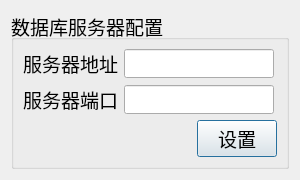
<?xml version="1.0" encoding="UTF-8"?>
<ui version="4.0">
 <class>settingDBServer</class>
 <widget class="QDialog" name="settingDBServer">
  <property name="geometry">
   <rect>
    <x>0</x>
    <y>0</y>
    <width>300</width>
    <height>180</height>
   </rect>
  </property>
  <property name="minimumSize">
   <size>
    <width>300</width>
    <height>180</height>
   </size>
  </property>
  <property name="maximumSize">
   <size>
    <width>300</width>
    <height>180</height>
   </size>
  </property>
  <property name="windowTitle">
   <string>数据库服务器配置 - Teaching Room</string>
  </property>
  <property name="windowIcon">
   <iconset resource="icons.qrc">
    <normaloff>:/appFace/systray</normaloff>:/appFace/systray</iconset>
  </property>
  <layout class="QGridLayout" name="gridLayout">
   <item row="0" column="0">
    <widget class="QGroupBox" name="groupBox">
     <property name="font">
      <font>
       <pointsize>14</pointsize>
      </font>
     </property>
     <property name="title">
      <string>数据库服务器配置</string>
     </property>
     <layout class="QGridLayout" name="gridLayout_2">
      <item row="0" column="0">
       <layout class="QVBoxLayout" name="verticalLayout">
        <item>
         <spacer name="verticalSpacer_2">
          <property name="orientation">
           <enum>Qt::Vertical</enum>
          </property>
          <property name="sizeHint" stdset="0">
           <size>
            <width>20</width>
            <height>40</height>
           </size>
          </property>
         </spacer>
        </item>
        <item>
         <layout class="QHBoxLayout" name="horizontalLayout">
          <item>
           <widget class="QLabel" name="label">
            <property name="font">
             <font>
              <pointsize>14</pointsize>
             </font>
            </property>
            <property name="text">
             <string>服务器地址</string>
            </property>
            <property name="buddy">
             <cstring>ipAddressEdit</cstring>
            </property>
           </widget>
          </item>
          <item>
           <widget class="QLineEdit" name="ipAddressEdit">
            <property name="minimumSize">
             <size>
              <width>150</width>
              <height>25</height>
             </size>
            </property>
            <property name="maximumSize">
             <size>
              <width>150</width>
              <height>16777215</height>
             </size>
            </property>
           </widget>
          </item>
          <item>
           <spacer name="horizontalSpacer">
            <property name="orientation">
             <enum>Qt::Horizontal</enum>
            </property>
            <property name="sizeHint" stdset="0">
             <size>
              <width>40</width>
              <height>20</height>
             </size>
            </property>
           </spacer>
          </item>
         </layout>
        </item>
        <item>
         <spacer name="verticalSpacer">
          <property name="orientation">
           <enum>Qt::Vertical</enum>
          </property>
          <property name="sizeHint" stdset="0">
           <size>
            <width>20</width>
            <height>40</height>
           </size>
          </property>
         </spacer>
        </item>
        <item>
         <layout class="QHBoxLayout" name="horizontalLayout_2">
          <item>
           <widget class="QLabel" name="label_2">
            <property name="font">
             <font>
              <pointsize>14</pointsize>
             </font>
            </property>
            <property name="text">
             <string>服务器端口</string>
            </property>
            <property name="buddy">
             <cstring>portEdit</cstring>
            </property>
           </widget>
          </item>
          <item>
           <widget class="QLineEdit" name="portEdit">
            <property name="minimumSize">
             <size>
              <width>150</width>
              <height>25</height>
             </size>
            </property>
            <property name="maximumSize">
             <size>
              <width>150</width>
              <height>16777215</height>
             </size>
            </property>
           </widget>
          </item>
          <item>
           <spacer name="horizontalSpacer_2">
            <property name="orientation">
             <enum>Qt::Horizontal</enum>
            </property>
            <property name="sizeHint" stdset="0">
             <size>
              <width>40</width>
              <height>20</height>
             </size>
            </property>
           </spacer>
          </item>
         </layout>
        </item>
        <item>
         <spacer name="verticalSpacer_3">
          <property name="orientation">
           <enum>Qt::Vertical</enum>
          </property>
          <property name="sizeHint" stdset="0">
           <size>
            <width>20</width>
            <height>40</height>
           </size>
          </property>
         </spacer>
        </item>
        <item>
         <layout class="QHBoxLayout" name="horizontalLayout_3">
          <item>
           <spacer name="horizontalSpacer_3">
            <property name="orientation">
             <enum>Qt::Horizontal</enum>
            </property>
            <property name="sizeHint" stdset="0">
             <size>
              <width>40</width>
              <height>20</height>
             </size>
            </property>
           </spacer>
          </item>
          <item>
           <widget class="QPushButton" name="setBtn">
            <property name="font">
             <font>
              <pointsize>14</pointsize>
             </font>
            </property>
            <property name="text">
             <string>设置</string>
            </property>
           </widget>
          </item>
         </layout>
        </item>
       </layout>
      </item>
     </layout>
    </widget>
   </item>
  </layout>
 </widget>
 <resources>
  <include location="icons.qrc"/>
 </resources>
 <connections/>
</ui>
